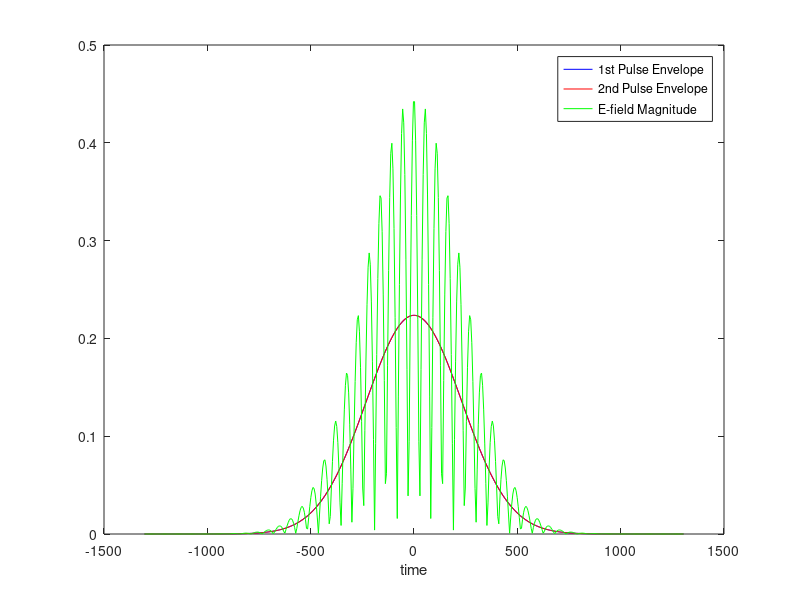
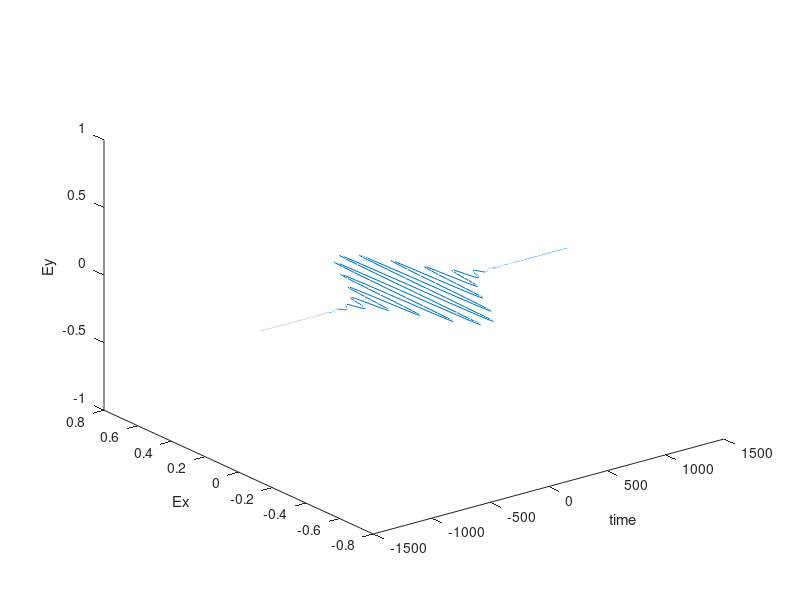

Write the MATLAB code that produced these figures, in order. (Note: a time limit stopped this script after it produced the figures.)
%SFA_H_3D_VORTEX_cos2_envelop.m: SFA, real hydrogen atom, Feb20 2017
%works
clear,clc,tic
close all
I1=sqrt(-1);

tic

%Two oppositely circularly polarized time-delayed as pulses: PRL 115 113004 2015
nt=500;
W= 0.0577; %3/27.2;    %0.1103 angular frequency => Period = 2*pi/W = 56.9675 => F = 0.0176
lambda = (3*10^8)/(W/(2*pi))*(2.419*10^-17)/10^-9;  %wavelength in nm
nc = 6;
T=nc*pi/W;  %Pulse width = N*Period = 6*[2*3.14/(3/27.2)] = 341.8 | e^(-T^2/T^2) = e^(-1) = 0.3679
%T=2000; %pulse width in atomic units
tau=4*T;       %Pulse separation
phi1 = 0;
phi2 = 0;
E0=sqrt(3.5e15/3.5e16);
Ip=0.9037/6;  %H=12.13/27.2  |  He=0.9037 for He
ksi=1;
dt=T/nt;   %8*341.8/(100-1) = 27.62 Time increment for loop iteration
t(nt)=NaN;
td(nt)=NaN;
Ex(nt)=NaN;
Ey(nt)=NaN;
F(nt)=NaN;
Fd(nt)=NaN;

polarization = 'Lin Ident'; %Polarization variable (see below)
pc = 1; p1 = 1; p2 = 1; po = 1; poi=0;
if strcmp(polarization, 'LR')
    p1 = -1; p2 = 1;
elseif strcmp(polarization, 'RL')
    p1 = 1; p2 = -1;
elseif strcmp(polarization, 'Lin Ident')
    py = 0;
elseif strcmp(polarization, 'Lin Ortho')
    py = 1; po = 0; poi = 1;        %Polarization orthogonal identical CEP
elseif strcmp(polarization, 'LL')
    p1 = -1; p2 = -1;
elseif strcmp(polarization, 'RR')
    p1 = 1; p2 = 1;
end

n_tau = 10;
tau_list = zeros(n_tau,1);
for i_tau=1:n_tau
    tau_list(i_tau) = (i_tau-1)*4*T/n_tau;
    tau = tau_list(i_tau);
    parfor i=1:nt
        t(i) = 4*(2*i-nt-1)*dt;
        F(i)=exp(-(t(i)+tau/2)^2/T^2);
        Fd(i)=exp(-(t(i)-tau/2)^2/T^2);
        Ex(i)=   F(i)*E0    /(1+ksi^2)^0.5*cos(1.0*p1*W*(t(i)+tau/2)+phi1)    + po*1*Fd(i)*E0    /(1+ksi^2)^0.5*cos(1.0*p2*W*(t(i)-tau/2)+phi2);
        Ey(i)=   po*py*F(i)*E0*ksi/(1+ksi^2)^0.5*sin(1.0*p1*W*(t(i)+tau/2)+phi1) + py*1*Fd(i)*E0*ksi/(1+ksi^2)^0.5*sin(1.0*p2*W*(t(i)-tau/2)+poi*pi/2+phi2);
    end

    
    plotrange = linspace(min(t),max(t),nt);

    figA = figure;
    plot(plotrange,E0*F/sqrt(2),'b', ...
            plotrange,E0*Fd/sqrt(2),'r', ...
            plotrange,sqrt(Ex.^2+Ey.^2),'g');
    legend('1st Pulse Envelope','2nd Pulse Envelope','E-field Magnitude');
    xlabel('time');

    figB = figure;
    plot3(plotrange,Ex,Ey);
    xlabel('time');
    ylabel('Ex');
    zlabel('Ey');
    
    

    
    if i_tau < 10, zeroes = '00';
    elseif i_tau < 100, zeroes = '0';
    elseif i_tau < 1000, zeroes = '';
    end
    
    dir = './Lab_Conditions_Lin_Ident_tau_sweep/';
    saveas(figA, strcat(dir,'Envelope_E-field_Magnitude',zeroes,num2str(i_tau),'.png'));
    saveas(figB, strcat(dir,'E-field_',zeroes,num2str(i_tau),'.png'));



    %Vector potential
    % E(t) = -dA(t)/dt  =>  A(t) = -Integral (t0 to t) E(t')dt'
    Ax(nt)=NaN;
    Ay(nt)=NaN;
    parfor i=1:nt
        jkx=0;
        jky=0;
        for j=1:i
            jkx=jkx-Ex(j)*dt;   %Subtract Ex(t')dt' for t'=j*dt from jkx (adding one slice of the integral)
            jky=jky-Ey(j)*dt;   %Do the same for jky with Ey
        end
        Ax(i)=jkx;  %Set Ax(t) = jkx = - Integral (1 to t) Ex(t')dt'
        Ay(i)=jky;  %Do the same for jky with Ey
    end

    %Momentum
    nx=200;
    Px(nx)=NaN;
    dpx=2/(nx-1);
    parfor i=1:nx                      %Setting up the x momentum array list
        Px(i)=(i-nx/2-1/2)*dpx;     %Px in [-49.5,49.5] in increments of dpx=1/33
    end
    ny=200;
    Py(ny)=NaN;
    dpy=2/(ny-1);
    parfor i=1:ny                      %Do the same for the y momentum
        Py(i)=(i-ny/2-1/2)*dpy;    
    end

    %Momentum spectra
    Mx(nx,ny)=NaN;
    My(nx,ny)=NaN;
    P(nx,ny)=NaN;
    tic

    parfor ix=1:nx
        for iy=1:ny

            %K=sqrt(Px(ix)^2+Py(iy)^2);
            %Mx(ix,iy)=sqrt(128/3)*sqrt(K)*((K-I1)/(-K-I1))^(I1/k)*sqrt(1+coth(pi/K));
            %
            Mx(ix,iy)=(sqrt(-1)*2^(3.5)*(2*Ip)^(5/4)/pi)*Px(ix)/(Px(ix)^2+Py(iy)^2+2*Ip)^3; %Approximated field-free dipole transition element
            My(ix,iy)=(sqrt(-1)*2^(3.5)*(2*Ip)^(5/4)/pi)*Py(iy)/(Px(ix)^2+Py(iy)^2+2*Ip)^3;
            jkM=0;
            for it=1:nt
                phase=0;
                for it2=it:nt %phase = Integral (t to tf) (Px(x)-Ax(t))^2/2 + (Py(y)-Ay(t))^2/2
                    %phase=phase+dt*( (Px(ix)-Ax(it2))^2/2+(Py(iy)-Ay(it2))^2/2+Ip +0.1*(F(it)+Fd(it)) );
                    phase=phase+dt*( (Px(ix)+Ax(it2))^2/2+(Py(iy)+Ay(it2))^2/2+Ip );    %Quasiclassical Action (Where is speed of light?)
                end
                %jkM = Integral (1 to tf) i*(Ex(t)*M(x,y)+Ey(t)*M(x,y))*e^(-i*phi)dt
                jkM=jkM+sqrt(-1)*dt*Ex(it)*Mx(ix,iy)*exp(-sqrt(-1)*phase);
                jkM=jkM+sqrt(-1)*dt*Ey(it)*My(ix,iy)*exp(-sqrt(-1)*phase);
                P(ix,iy)=jkM;
            end
        end
        ix
    end

    fig = figure;
    imagesc(Px,Py,abs(P').^2);
    set(gca, 'YDir','normal');
    colorbar;
    xlabel('Px (a.u.)');
    ylabel('Py (a.u.)');
    axis([-1 1 -1 1]);
    caxis([0 1]);
    title('Photoelectron Momentum Distribution');
    str1 = {strcat('$$\tau = ', num2str(round(tau,1)), '\ au$$'), ...
            strcat('$$T = ', num2str(round(T,1)), '\ au$$'), ...
            strcat('$$\lambda = ', num2str(round(lambda,1)),'\ nm$$')};
    text(-0.95,0.80,str1,'Interpreter','latex','BackgroundColor','yellow');
    str2 = {strcat('$$\phi_1 = ', num2str(round(phi1/pi,1)), '\ \pi$$'), ...
            strcat('$$\phi_2 = ', num2str(round(phi2/pi,1)), '\ \pi$$')};
    text(-0.95,-0.85,str2,'Interpreter','latex','BackgroundColor','yellow');
    str3 = {strcat('$$n_c = ', num2str(nc),'$$')};
    text(0.5,0.90,str3,'Interpreter','latex','BackgroundColor','yellow');
    str4 = {strcat('$$Polarization = ', polarization,'$$')};
    text(0.05,-0.90,str4,'Interpreter','latex','BackgroundColor','yellow');
    pbaspect([1 1 1]);
    
    %Frige peak separation
    Prob = abs(P(100,1:100)');
    [arlen, arwid] = size(Prob);    %Get array length of 1D array
    maxima = [];                    %Instantiate maxima list
    for i=2:arlen-2                 %Iterate over indices with indices = index-1 and index+1 present
       if Prob(i) > Prob(i-1) && Prob(i) > Prob(i+1)
           maxima = [maxima; i];    %If value at index i is greater than adjacent values, add index to maxima list
       end
    end
    maxima_vals = Prob(maxima);     %Values at maxima
    max1 = maxima(maxima_vals==max(maxima_vals));     %Index of largest maxima
    max2 = maxima(maxima_vals==max(maxima_vals(maxima_vals<max(maxima_vals))));   %Index of 2nd largest maxima
    
    delta_p = abs(Px(max1) - Px(max2)); %p separation
    delta_E = abs(Px(max1)^2-Px(max2)^2)/2*27.211;  %E separation
    strp = {strcat('$$\Delta p_F = ',num2str(round(delta_p,2)),'\ au$$'), ...
        strcat('$$\Delta E_F = ',num2str(round(delta_E,2)),'\ eV$$')};
    hold on
    plot([Px(max1),Px(max2)],[0,0],'Color','r','LineWidth',2);  %Draws line between peaks
    text((Px(max1)+Px(max2))/2,0.2,strp,'Interpreter','latex','BackgroundColor','cyan');

    saveas(fig,strcat(dir,'Momentum_Distribution_',zeroes,num2str(i_tau),'.png'))

    
    %Energy radial distribution
    PAmp = abs(P').^2;
    %EofR = zeros(int32(round(nx^2+ny^2)),n_tau);
    nr = round(sqrt((nx/2)^2+(ny/2)^2));
    r = 1:nr;
    EAmpofR = zeros(nr,n_tau);
    PofR = zeros(nr,1);
    fileID = fopen('text.txt','a');
    for ir=1:nr
        for ix=1:nx
            for iy=1:ny
                if ir == round(sqrt((ix-nx/2)^2+(iy-ny/2)^2))
                    str = strcat(num2str(ir),',', num2str(ix),',', ...
                        num2str(iy),',', num2str(sqrt(Px(ix)^2+Py(iy)^2)),'\r\n');
                    fprintf(fileID, str);
                    PofR(ir) = sqrt(Px(ix)^2+Py(iy)^2);
                    EAmpofR(ir,i_tau) = EAmpofR(ir,i_tau) + PAmp(ix,iy);
                end
            end
        end
    end
    EofR = zeros(nr,1);
    for ir=1:nr
       EofR(ir) = PofR(ir)^2/2;
       EAmpofR(ir,i_tau) = EAmpofR(ir,i_tau)/max(EAmpofR(:,i_tau));
    end
    fclose(fileID);
end

%E v tau
fig_E_tau = figure;
imagesc(tau_list,EofR,EAmpofR);
set(gca, 'YDir','normal');
axis([0 max(tau_list) 0 max(EofR)]);
colorbar;
caxis([0 1]);
xlabel('tau (a.u.)');
ylabel('Energy (a.u.)');
saveas(fig_E_tau,strcat(dir,'E_vs_tau.png'))


toc



% figure
% pcolor(Px,Py,abs(P').^2);
% shading interp;
% xlabel('Px (a.u.)');
% ylabel('Py (a.u.)');

% %ADK probability amplitudes at field extrema
% omega=9.1e-31*(1.6e-19)^4/(4*pi*8.85e-12)^2/(1.055e-34)^3;
% Ea=(9.1e-31)^2*(1.6e-19)^5/(4*pi*8.85e-12)^3/(1.055e-34)^4;
% rH=13.6/13.6;
% alpha=4*omega*(rH)^2.5*Ea;
% beta=2*(rH)^1.5*Ea/3;
%
% PES(nz,nx)=NaN;
% for iz=1:nz
% for ix=1:nx
%
%     jpes=0;
%     for it=1:nt
%     Wt=alpha/(abs(Ea*EZ(it))+1000)*exp(-beta/(abs(Ea*EZ(it))+1000));
%     St=0;
%     JW=0;
%     for j=it+1:nt
%     St=St+dt*((PZ(iz)-AZ(it))^2/2+(PX(ix)-AX(it))^2/2+Ip);
%     JW=JW+exp(-abs(Wt)^2);
%     end
%     jpes=jpes+JW*Wt*exp(-sqrt(-1)*St);
%     end
%     PES(iz,ix)=jpes;
% end
% iz
% end
% toc/60
% PES=PES/max(max(abs(PES)));
% contour(PX,PZ,(1-abs(PES')).^2,100);
% contour(PX,PZ,abs(PES').^2,100);
% xlabel('Pz (a.u.)');
% ylabel('Px (a.u.)');
%end--------------------------
